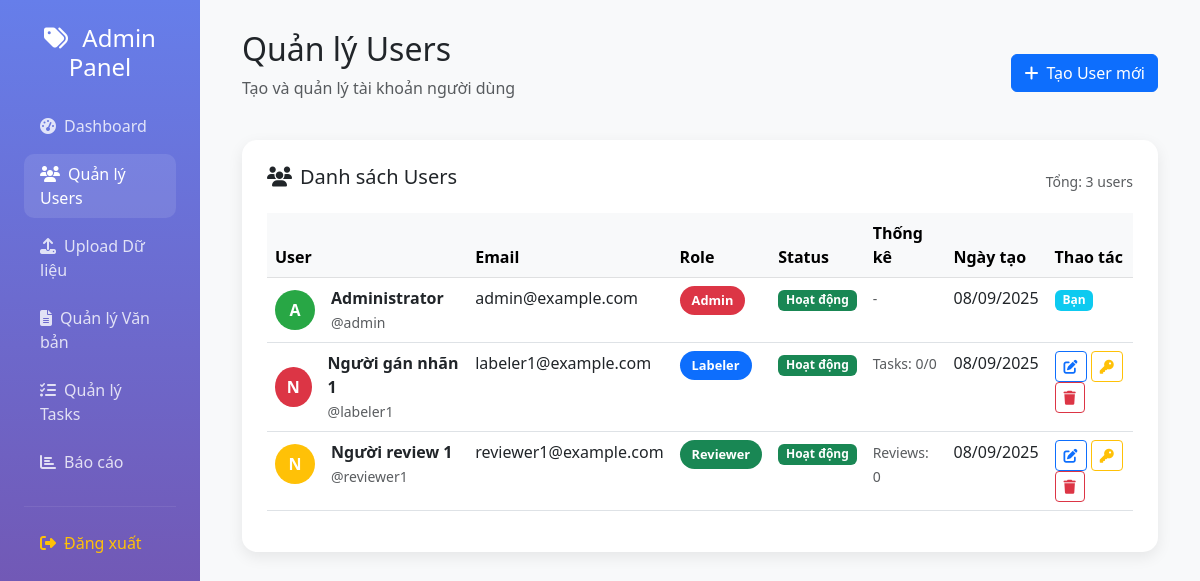
The page /admin/users.php (signed in) on the database as committed earlier.
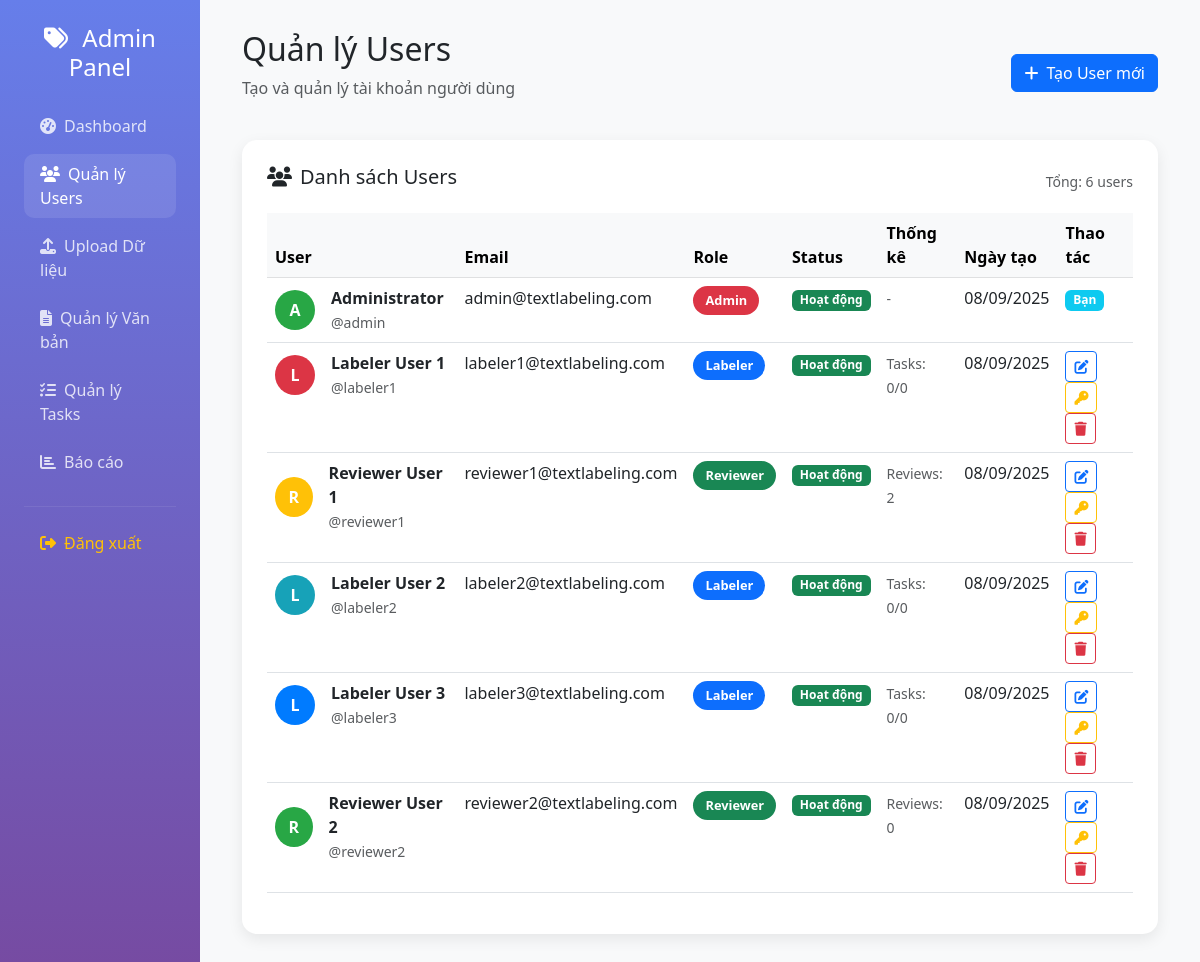
The same page on the database as committed later.
### tables this page shows
CREATE TABLE `users` (
  `id` int(11) NOT NULL AUTO_INCREMENT,
  `username` varchar(50) NOT NULL UNIQUE,
  `password` varchar(255) NOT NULL,
  `full_name` varchar(100) NOT NULL,
  `email` varchar(100) NOT NULL UNIQUE,
  `role` enum('admin','labeler','reviewer') NOT NULL DEFAULT 'labeler',
  `is_active` tinyint(1) NOT NULL DEFAULT 1,
  `created_at` timestamp NOT NULL DEFAULT CURRENT_TIMESTAMP,
  `updated_at` timestamp NOT NULL DEFAULT CURRENT_TIMESTAMP ON UPDATE CURRENT_TIMESTAMP,
  PRIMARY KEY (`id`),
  KEY `idx_username` (`username`),
  KEY `idx_role` (`role`),
  KEY `idx_active` (`is_active`)
);

### admin/users.php (the view, shortened to what the changed rows need)
<?php
$database = new Database();
$db = $database->getConnection();
$query = "SELECT u.*,
    COALESCE(task_stats.total_tasks, 0) as total_tasks,
    COALESCE(task_stats.completed_tasks, 0) as completed_tasks,
    COALESCE(review_stats.total_reviews, 0) as total_reviews
FROM users u
LEFT JOIN (
    SELECT assigned_to,
           COUNT(*) as total_tasks,
           SUM(CASE WHEN status = 'completed' THEN 1 ELSE 0 END) as completed_tasks
    FROM labeling_tasks
    GROUP BY assigned_to
) task_stats ON u.id = task_stats.assigned_to
LEFT JOIN (
    SELECT reviewer_id, COUNT(*) as total_reviews
    FROM reviews
    GROUP BY reviewer_id
) review_stats ON u.id = review_stats.reviewer_id
ORDER BY u.created_at DESC";
$stmt = $db->prepare($query);
$stmt->execute();
$users = $stmt->fetchAll(PDO::FETCH_ASSOC);
?>
<!DOCTYPE html>
<html lang="vi">
<head>
    <link href="https://cdnjs.cloudflare.com/ajax/libs/bootstrap/5.3.0/css/bootstrap.min.css" rel="stylesheet">
    <link href="https://cdnjs.cloudflare.com/ajax/libs/font-awesome/6.4.0/css/all.min.css" rel="stylesheet">
</head>
<body>
    <div class="container-fluid">
        <div class="row">
            <div class="col-md-10">
                <div class="main-content">
                    <div class="d-flex justify-content-between align-items-center mb-4">
                        <div>
                            <h2>Quản lý Users</h2>
                        </div>
                    </div>
                    <div class="table-card">
                        <div class="d-flex justify-content-between align-items-center mb-3">
                            <h5><i class="fas fa-users me-2"></i>Danh sách Users</h5>
                            <small class="text-muted">Tổng: <?php echo count($users); ?> users</small>
                        </div>
                        <div class="table-responsive">
                            <table class="table table-hover">
                                <thead class="table-light">
                                    <tr>
                                        <th>User</th>
                                        <th>Email</th>
                                        <th>Role</th>
                                        <th>Status</th>
                                        <th>Thống kê</th>
                                        <th>Ngày tạo</th>
                                        <th>Thao tác</th>
                                    </tr>
                                </thead>
                                <tbody>
                                    <?php foreach ($users as $user): ?>
                                        <tr>
                                            <td>
                                                <div class="d-flex align-items-center">
                                                    <div class="user-avatar me-3" style="background: <?php
                                                        $colors = ['#007bff', '#28a745', '#dc3545', '#ffc107', '#17a2b8'];
                                                        echo $colors[$user['id'] % count($colors)];
                                                    ?>">
                                                        <?php echo strtoupper(substr($user['full_name'] ?? $user['username'], 0, 1)); ?>
                                                    </div>
                                                    <div>
                                                        <div class="fw-bold"><?php echo htmlspecialchars($user['full_name'] ?? $user['username']); ?></div>
                                                        <small class="text-muted">@<?php echo htmlspecialchars($user['username']); ?></small>
                                                    </div>
                                                </div>
                                            </td>
                                            <td><?php echo htmlspecialchars($user['email']); ?></td>
                                            <td>
                                                <span class="badge badge-role <?php
                                                    echo $user['role'] === 'admin' ? 'bg-danger' :
                                                        ($user['role'] === 'labeler' ? 'bg-primary' : 'bg-success');
                                                ?>">
                                                    <?php
                                                    $role_names = [
                                                        'admin' => 'Admin',
                                                        'labeler' => 'Labeler',
                                                        'reviewer' => 'Reviewer'
                                                    ];
                                                    echo $role_names[$user['role']] ?? $user['role'];
                                                    ?>
                                                </span>
                                            </td>
                                            <td>
                                                <span class="badge <?php echo $user['status'] === 'active' ? 'bg-success' : 'bg-secondary'; ?>">
                                                    <?php echo $user['status'] === 'active' ? 'Hoạt động' : 'Không hoạt động'; ?>
                                                </span>
                                            </td>
                                            <td>
                                                <small class="text-muted">
                                                    <?php if ($user['role'] === 'labeler'): ?>
                                                        Tasks: <?php echo $user['completed_tasks']; ?>/<?php echo $user['total_tasks']; ?>
                                                    <?php elseif ($user['role'] === 'reviewer'): ?>
                                                        Reviews: <?php echo $user['total_reviews']; ?>
                                                    <?php else: ?>
                                                        -
                                                    <?php endif; ?>
                                                </small>
                                            </td>
                                            <td>
                                                <?php echo isset($user['created_at']) ? date('d/m/Y', strtotime($user['created_at'])) : 'N/A'; ?>
                                            </td>
                                            <td>
                                                <?php if ($user['id'] != $_SESSION['user_id']): ?>
                                                    <button class="btn btn-sm btn-outline-primary" onclick="editUser(<?php echo htmlspecialchars(json_encode($user)); ?>)">
                                                        <i class="fas fa-edit"></i>
                                                    </button>
                                                    <button class="btn btn-sm btn-outline-warning" onclick="resetPassword(<?php echo $user['id']; ?>, '<?php echo htmlspecialchars($user['username']); ?>')">
                                                        <i class="fas fa-key"></i>
                                                    </button>
                                                    <button class="btn btn-sm btn-outline-danger" onclick="deleteUser(<?php echo $user['id']; ?>, '<?php echo htmlspecialchars($user['username']); ?>')">
                                                        <i class="fas fa-trash"></i>
                                                    </button>
                                                <?php else: ?>
                                                    <span class="badge bg-info">Bạn</span>
                                                <?php endif; ?>
                                            </td>
                                        </tr>
                                    <?php endforeach; ?>
                                </tbody>
                            </table>
                        </div>
                    </div>
                </div>
            </div>
        </div>
    </div>
</body>
</html>

Rows that differ between the two databases and show on the page:
changed users "Administrator": email "admin@example.com" → "admin@textlabeling.com"
changed users "labeler1": full_name "N" → "L"; full_name "Người gán nhãn 1" → "Labeler User 1"; email "labeler1@example.com" → "labeler1@textlabeling.com"
changed users "reviewer1": full_name "N" → "R"; full_name "Người review 1" → "Reviewer User 1"; email "reviewer1@example.com" → "reviewer1@textlabeling.com"; total_reviews "0" → "2"
added users: full_name "L", full_name "Labeler User 2", username "labeler2", email "labeler2@textlabeling.com", role "Labeler", status "Hoạt động", completed_tasks "0", total_tasks "0", created_at "08/09/2025"
added users: full_name "L", full_name "Labeler User 3", username "labeler3", email "labeler3@textlabeling.com", role "Labeler", status "Hoạt động", completed_tasks "0", total_tasks "0", created_at "08/09/2025"
added users: full_name "R", full_name "Reviewer User 2", username "reviewer2", email "reviewer2@textlabeling.com", role "Reviewer", status "Hoạt động", total_reviews "0", created_at "08/09/2025"
Other text that changed with them:
count($users): "3" → "6"
